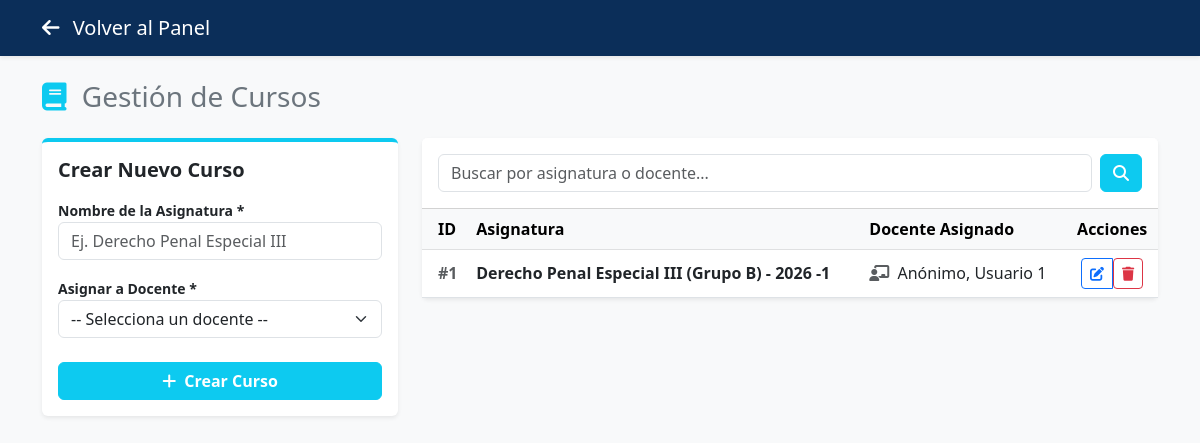
The app's page /gestionar_cursos.php (signed in) with its own data.
### tables this page shows
CREATE TABLE `cursos` (
  `id` int(11) NOT NULL,
  `nombre_curso` varchar(150) NOT NULL,
  `docente_id` int(11) NOT NULL,
  `semestre` varchar(10) NOT NULL,
  `nombre` varchar(150) DEFAULT NULL
);

CREATE TABLE `usuarios` (
  `id` int(11) NOT NULL,
  `rol` enum('admin','docente','estudiante') NOT NULL,
  `nombres` varchar(100) NOT NULL,
  `apellidos` varchar(100) NOT NULL,
  `email` varchar(100) NOT NULL,
  `password` varchar(255) NOT NULL,
  `codigo_estudiante` varchar(20) DEFAULT NULL,
  `ciclo` varchar(10) DEFAULT NULL,
  `semestre` varchar(10) DEFAULT NULL,
  `estado` tinyint(1) DEFAULT 1,
  `created_at` timestamp NULL DEFAULT current_timestamp(),
  `reset_token` varchar(100) DEFAULT NULL,
  `reset_token_exp` datetime DEFAULT NULL
);

### gestionar_cursos.php (the view, shortened to what this page needs)
<?php
require_once 'config/conexion.php';
$search = $_GET['buscar'] ?? '';
$pagina = isset($_GET['pagina']) ? (int)$_GET['pagina'] : 1;
$limite = 10;
$offset = ($pagina - 1) * $limite;
$whereSql = "";
$params = [];
$sql_cursos = "SELECT c.id, c.nombre_curso, c.docente_id, u.nombres as doc_nom, u.apellidos as doc_ape
               FROM cursos c
               INNER JOIN usuarios u ON c.docente_id = u.id
               $whereSql
               ORDER BY c.id DESC LIMIT $limite OFFSET $offset";
$stmt_cursos = $pdo->prepare($sql_cursos);
$stmt_cursos->execute($params);
$cursos = $stmt_cursos->fetchAll(PDO::FETCH_ASSOC);
?>
<!DOCTYPE html>
<html lang="es">
<head>
    <link href="https://cdn.jsdelivr.net/npm/bootstrap@5.3.0/dist/css/bootstrap.min.css" rel="stylesheet">
    <link rel="stylesheet" href="https://cdnjs.cloudflare.com/ajax/libs/font-awesome/6.4.0/css/all.min.css">
</head>
<body>
    <nav class="navbar navbar-dark bg-unap shadow-sm">
        <div class="container"><a class="navbar-brand" href="dashboard_admin.php"><i class="fas fa-arrow-left me-2"></i> Volver al Panel</a></div>
    </nav>
    <main class="container py-4">
        <h3 class="mb-4 text-secondary"><i class="fas fa-book text-info me-2"></i> Gestión de Cursos</h3>
        <div class="row">
            <div class="col-md-4 mb-4">
                <div class="card shadow-sm border-0 border-top border-4 border-info">
                    <div class="card-body">
                        <h5 class="card-title fw-bold mb-3">Crear Nuevo Curso</h5>
                        <form action="gestionar_cursos.php" method="POST">
                            <div class="mb-3">
                                <label class="small fw-bold">Nombre de la Asignatura *</label>
                                <input type="text" name="nombre_curso" class="form-control" placeholder="Ej. Derecho Penal Especial III" required>
                            </div>
                            <div class="mb-4">
                                <label class="small fw-bold">Asignar a Docente *</label>
                                <select name="docente_id" class="form-select" required>
                                    <option value="">-- Selecciona un docente --</option>
                                </select>
                            </div>
                            <button type="submit" class="btn btn-info text-white w-100 fw-bold"><i class="fas fa-plus me-1"></i> Crear Curso</button>
                        </form>
                    </div>
                </div>
            </div>
            <div class="col-md-8">
                <div class="card shadow-sm border-0">
                    <div class="card-header bg-white py-3">
                        <form action="gestionar_cursos.php" method="GET" class="d-flex">
                            <input type="text" name="buscar" class="form-control me-2" placeholder="Buscar por asignatura o docente..." value="<?= htmlspecialchars($search) ?>">
                            <button type="submit" class="btn btn-info text-white"><i class="fas fa-search"></i></button>
                        </form>
                    </div>
                    <div class="card-body table-responsive p-0">
                        <table class="table table-hover align-middle mb-0">
                            <thead class="table-light">
                                <tr>
                                    <th class="ps-3">ID</th>
                                    <th>Asignatura</th>
                                    <th>Docente Asignado</th>
                                    <th class="text-center">Acciones</th>
                                </tr>
                            </thead>
                            <tbody>
                                <?php if(empty($cursos)): ?>
                                    <tr><td colspan="4" class="text-center py-4 text-muted">No se encontraron cursos.</td></tr>
                                <?php else: ?>
                                    <?php foreach($cursos as $c): ?>
                                    <tr>
                                        <td class="ps-3 fw-bold text-muted">#<?= $c['id'] ?></td>
                                        <td class="fw-bold"><?= htmlspecialchars($c['nombre_curso']) ?></td>
                                        <td><i class="fas fa-chalkboard-teacher text-muted me-1"></i> <?= htmlspecialchars($c['doc_ape'] . ', ' . $c['doc_nom']) ?></td>
                                        <td class="text-center">
                                            <div class="btn-group">
                                                <button type="button" class="btn btn-sm btn-outline-primary" onclick="abrirModalEditar(<?= htmlspecialchars(json_encode($c)) ?>)"><i class="fas fa-edit"></i></button>
                                                <form action="gestionar_cursos.php" method="POST" onsubmit="return confirm('¿Eliminar este curso definitivamente?');" style="display:inline;">
                                                    <button type="submit" class="btn btn-sm btn-outline-danger"><i class="fas fa-trash"></i></button>
                                                </form>
                                            </div>
                                        </td>
                                    </tr>
                                    <?php endforeach; ?>
                                <?php endif; ?>
                            </tbody>
                        </table>
                    </div>
                </div>
            </div>
        </div>
    </main>
</body>
</html>

### gestionar_cursos.php (style rules this page uses)
body { background-color: #f8f9fa; }
.bg-unap { background-color: #0b2e59; }

### records on screen
cursos: id "1", nombre_curso "Derecho Penal Especial III (Grupo B) - 2026 -1", docente.nombres "Anónimo, Usuario 1"
